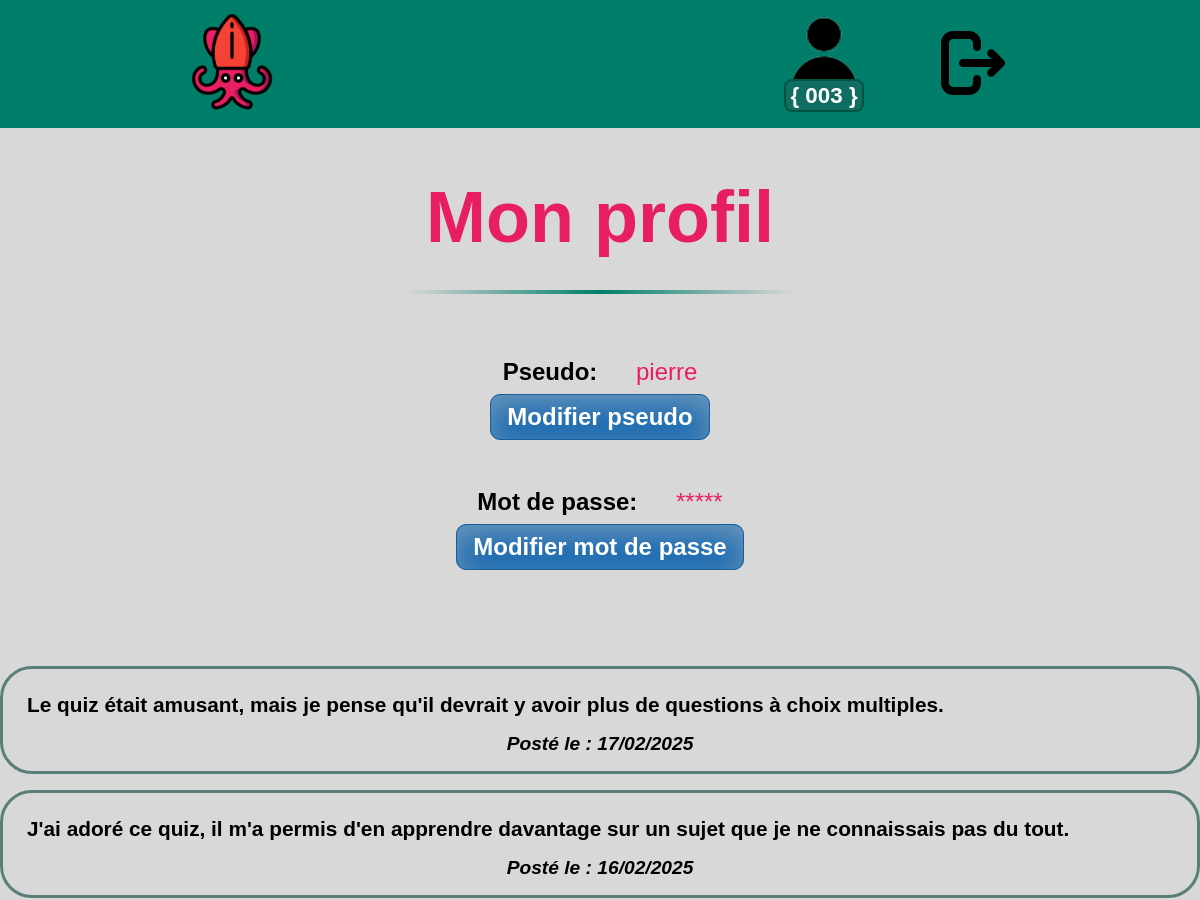
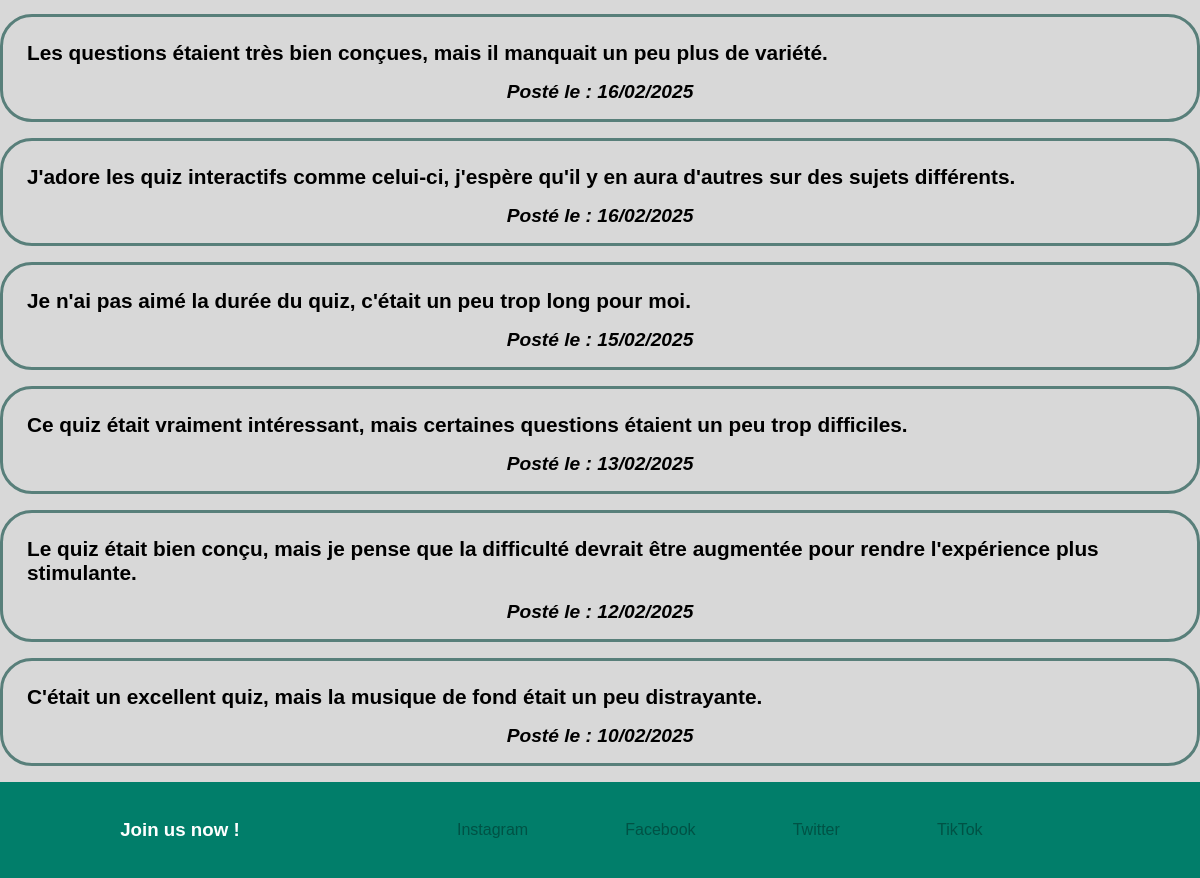
The page /pages/profil.php (signed in) on the database its author committed (2 pictures, top to bottom).
### tables this page shows
CREATE TABLE comment(
    id INT AUTO_INCREMENT PRIMARY KEY,
    comment TEXT NOT NULL,
    date DATETIME NOT NULL,
    id_user INT NOT NULL,
    FOREIGN KEY (id_user) REFERENCES user(id) ON DELETE CASCADE ON UPDATE CASCADE
);

### models/Bdd.php (called while the page is built, shortened)
<?php
class Bdd
{
    public function __construct()
    {
        $host = "localhost";
        $username = "root";
        $password = "";
        $dbName = "livreor";
        try {
            $this->bdd  = new PDO("mysql:host=$host;dbname=$dbName;charset=utf8", $username, $password);
        } catch (PDOException $e) {
            echo "Erreur : " . $e->getMessage();
        }
    }
}

### models/Comment.php (called while the page is built, shortened)
<?php
require_once(__DIR__ . "/Bdd.php");
class Comment extends Bdd
{
    public function getAllCommentByUser($userId)
    {
        $sql = "SELECT comment.id, comment.comment, DATE_FORMAT(comment.date,\"%d/%m/%Y\") as date, user.login
                FROM comment
                JOIN user ON comment.id_user = user.id
                WHERE user.id = $userId
                ORDER BY date DESC";
        $getAll = $this->bdd->prepare($sql);
        $getAll->execute();
        return $getAll->fetchAll(PDO::FETCH_ASSOC);
    }
}

### pages/profil.php (the view, shortened to what this page needs)
<?php
include_once("../models/Comment.php");
$newComment = new Comment();
$userComment = $newComment->getAllCommentByUser($_SESSION['userId']);
?>
<?php include '../components/header.php'; ?>
<main>
    <div class="profil-box">
        <?php if (!isset($_SESSION['userId'])): ?>
            <section class="error-profil">
                <article>
                    <p>Vous n'êtes pas connecté</p>
                </article>
                <div class="button-box">
                    <form action="" method="post">
                        <input type="submit" name="connexion" id="connexion" class="button-index button-index-green" value="Connexion">
                    </form>
                </div>
            </section>
        <?php else: ?>
            <section class="profil-infos">
                <div class=" profil-title pink">
                    <h2>Mon profil</h2>
                    <hr class="separator">
                </div>
                <form action="" method="post" class="infos-box">
                    <div class="edit-box">
                        <?php if (isset($_POST['editLogin'])): ?>
                            <p class="profil-text">Pseudo:</p>
                            <input type="text" name="newLogin" id="pseudo" class="edit-input" placeholder="nouveau pseudo" minlength="3" />
                            <div class="info-duo">
                                <button type="submit" name="cancelLogin" id="cancel" class="button-index button-index-red" value="">Annuler</button>
                                <input type="submit" name="submitLogin" id="submitLogin" class="button-index button-index-green" value="Valider">
                            </div>
                        <?php else: ?>
                            <p class="profil-text">Pseudo:
                                <span class="pink"><?= $_SESSION['userLogin'] ?></span>
                            </p>
                            <button type="submit" name="editLogin" id="modifier" class="button-index button-index-blue" value="">Modifier pseudo</button>
                        <?php endif; ?>
                    </div>
                    <div class="edit-box">
                        <?php if (isset($_POST['editPass'])): ?>
                            <p class="profil-text">Mot de passe: </p>
                            <input type="password" name="currentPass" id="currentPass" class="edit-input" placeholder="mot de passe actuel" minlength="3" />
                            <input type="password" name="newPass" id="newPass" class="edit-input" placeholder="nouveau mot de passe" minlength="3" />
                            <div class="info-duo">
                                <button type="submit" name="cancelPass" id="cancel" class="button-index button-index-red">Annuler</button>
                                <input type="submit" name="submitPass" id="submitPass" class="button-index button-index-green" value="Valider">
                            </div>
                        <?php else: ?>
                            <p class="profil-text">Mot de passe:
                                <span class="pink">*****</span>
                            </p>
                            <button type="submit" name="editPass" id="modifier" class="button-index button-index-blue" value="">Modifier mot de passe</button>
                        <?php endif; ?>
                    </div>
                </form>
            </section>
            <section class="commentUser">
                <?php foreach ($userComment as $comment): ?>
                    <article class="index-box-comment">
                        <div class="box-comment-top">
                            <p class="comment"><?= $comment['comment'] ?></p>
                        </div>
                        <div class="box-comment-bottom">
                            <p class="box-comment-info">Posté le : <?= $comment['date'] ?></p>
                        </div>
                    </article>
                <?php endforeach; ?>
            </section>
    </div>
<?php endif; ?>
</main>
<?php include '../components/footer.php'; ?>

### components/header.php (shortened to what this page needs)
<!DOCTYPE html>
<html lang="fr">
<head>
    <link rel="stylesheet" href="../assets/css/style_header-footer.css">
    <link rel="stylesheet" href="../assets/css/style_index.css">
    <link rel="stylesheet" href="../assets/css/style_livre-dor.css">
    <link rel="stylesheet" href="../assets/css/style_connexion.css">
    <link rel="stylesheet" href="../assets/css/style_profil.css">
</head>
<body>
    <header class="header">
        <?php if (!isset($_SESSION['userId'])): ?>
            <div class="logo-box">
                <a href="../index.php">
                    <img src="../assets/img/accueil-logo.png" class="logo-header" alt="connexion" />
                </a>
            </div>
            <img class="quiz-logo" src="../assets/img/titre-logo.png" />
            <div class="logo-login">
                <a href="./connexion.php">
                    <img src="../assets/img/utilisateur.png">
                </a>
            </div>
        <?php else : ?>
            <div class="logo-box">
                <a href="../index.php">
                    <img src="../assets/img/accueil-logo.png" class="logo-header" alt="connexion" />
                </a>
            </div>
            <form method="post" action="" class="box-login-disconnect">
                <a href="./profil.php" class="icon-account header-user-logo" type="submit" name="user-profil">
                    <div class="box-account">
                        <img src="../assets/img/utilisateur.png" />
                    </div>
                    <p class="login "><?= "{ " . $_SESSION['userNumber'] . " }" ?></p>
                </a>
                <button class="icon-account" type="submit" name="logout">
                    <img src="../assets/img/deconnexion.png" alt="deconnexion" />
                </button>
            </form>
        <?php endif; ?>
    </header>

### components/footer.php
<footer class="footer">
    <h3>Join us now !</h3>
    <div class="social-box">
        <a href="#">Instagram</a>
        <a href="#">Facebook</a>
        <a href="#">Twitter</a>
        <a href="#">TikTok</a>
    </div>
</footer>
</body>
</html>

### assets/css/style_header-footer.css (style rules this page uses)
* { margin: 0; padding: 0; box-sizing: border-box; text-decoration: none; list-style: none; white-space: normal; word-break: break-word; font-family: Arial, Helvetica, sans-serif; }
body { background-color: #d8d8d8; }
.header { color: white; width: 100%; height: 8rem; padding: 0 3.5rem; background-color: #017e6a; display: flex; justify-content: space-between; align-items: center; }
.header a { color: white; }
.logo-box, .logo-login { width: 20%; height: 90%; display: flex; flex-direction: row; align-items: center; }
.logo-box { justify-content: flex-start; }
.logo-box img, .logo-login img { height: 6rem; object-fit: contain; }
.login { background-color: #106d61; color: white; width: 5rem; height: 3rem; border: 2px solid #035345; border-radius: 8px; display: flex; justify-content: center; align-items: center; font-weight: bold; font-size: 1.4rem; }
.box-account { display: flex; justify-content: center; gap: 2rem; height: 100%; }
.icon-account { background-color: #587f7a00; border: none; cursor: pointer; }
.box-login-disconnect { height: 6rem; width: 20%; display: flex; justify-content: center; align-items: center; gap: 4rem; }
.header-user-logo { width: 100%; height: 100%; display: flex; flex-direction: column; justify-content: center; align-items: center; }
.footer { width: 100%; height: 6rem; color: white; background-color: #017e6a; display: flex; justify-content: space-evenly; align-items: center; }
.footer a { color: #005245; }
.social-box { width: 60%; display: flex; justify-content: space-evenly; flex-wrap: wrap; }
@media screen and (max-width: 1200px) { .header { padding: 0 1rem; justify-content: space-around; } }

### assets/css/style_index.css (style rules this page uses)
.pink { color: #e81e63; }
.button-index { color: white; box-shadow: 0px 9px 30px 0px rgba(201, 201, 201, 0.483) inset; min-width: 8rem; padding: 0.5rem 1rem; display: flex; justify-content: center; align-items: center; border-radius: 10px; font-weight: bold; font-size: 1.5rem; cursor: pointer; }
.button-index-blue { background-color: #1b6bb1; border: 1px solid #185e9c; }
.index-box-comment { width: 100%; border: 3px solid #587f7a; border-radius: 2rem; margin: 1rem auto; padding: 1rem; }

### assets/css/style_livre-dor.css (style rules this page uses)
.box-comment-bottom { margin-top: 0.5rem; display: flex; justify-content: space-around; }
.comment { font-size: 1.3rem; font-weight: 600; padding: 0.5rem; }
.box-comment-info { font-size: 1.2rem; font-weight: bold; font-style: italic; }
main { min-height: 80vh; }

### assets/css/style_connexion.css (style rules this page uses)
* { margin: 0; padding: 0; }
body { font-family: Arial, Helvetica, sans-serif; }

### assets/css/style_profil.css (style rules this page uses)
.profil-box { width: 100%; display: flex; flex-direction: column; align-items: center; gap: 3rem; }
.profil-infos { width: 100%; padding: 2rem; display: flex; flex-direction: column; align-items: center; gap: 2rem; }
.profil-title { width: 100%; font-size: 3rem; text-align: center; padding: 1rem 1rem 0; }
.separator { width: 35%; margin: 2rem auto; height: 4px; background: linear-gradient( 90deg, rgba(255, 255, 255, 0) 0%, rgba(1, 126, 106, 1) 50%, rgba(255, 255, 255, 0) 100% ); border: none; }
.infos-box { width: 100%; display: flex; flex-direction: column; align-items: center; gap: 3rem; }
.edit-box { width: 80%; display: flex; flex-direction: column; align-items: center; gap: 0.5rem; }
.profil-text { font-size: 1.5rem; font-weight: bold; }
.profil-text span { padding-left: 2rem; font-weight: normal; }

### rows shown on the page
comment: comment "Le quiz était amusant, mais je pense qu'il devrait y avoir plus de questions à choix multiples.", date "17/02/2025"
comment: comment "J'ai adoré ce quiz, il m'a permis d'en apprendre davantage sur un sujet que je ne connaissais pas du tout.", date "16/02/2025"
comment: comment "Les questions étaient très bien conçues, mais il manquait un peu plus de variété.", date "16/02/2025"
comment: comment "J'adore les quiz interactifs comme celui-ci, j'espère qu'il y en aura d'autres sur des sujets différents.", date "16/02/2025"
comment: comment "Je n'ai pas aimé la durée du quiz, c'était un peu trop long pour moi.", date "15/02/2025"
comment: comment "Ce quiz était vraiment intéressant, mais certaines questions étaient un peu trop difficiles.", date "13/02/2025"
comment: comment "Le quiz était bien conçu, mais je pense que la difficulté devrait être augmentée pour rendre l'expérience plus stimulante.", date "12/02/2025"
comment: comment "C'était un excellent quiz, mais la musique de fond était un peu distrayante.", date "10/02/2025"

### other values the page prints
$_SESSION['userNumber'] "003"
$_SESSION['userLogin'] "pierre"
